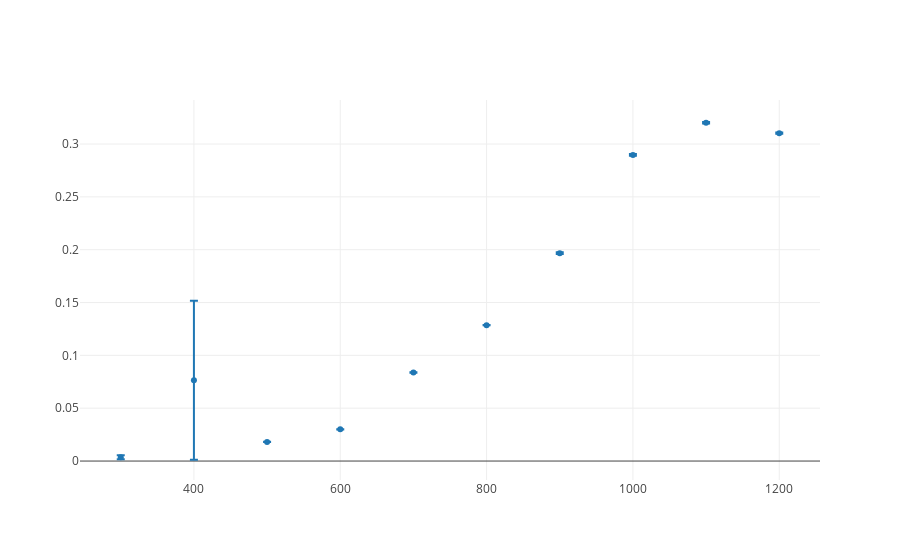

The notebook cell this image was saved under:
### Code cell
trace0 = go.Scatter(
    x = data[0],
    y = data[3],
    mode = 'markers',
    name = 'Testzelle',
    error_y=dict(
            type='data',
            array=errs,
            visible=True
        )
)

traces = [trace0]
plotly.offline.iplot(traces, filename='scatter-mode')
#[i * 5 for i in my_list]

### Figure 1 — Plotly figure (JSON) as saved in the notebook; plotly's stock layout.template omitted (floating-point values rounded to 4 significant figures)
{"data": [{"error_y": {"array": [0.001944, 0.07521, 0.0001172, 0.0001577, 0.0001581, 0.0001032, 0.000789, 0.0008704, 0.0007126, 0.0005527], "type": "data", "visible": true}, "mode": "markers", "name": "Testzelle", "type": "scatter", "uid": "a4adba39-5387-4446-b543-9b24ef139bec", "x": [300, 400, 500, 600, 700, 800, 900, 1000, 1100, 1200], "y": [0.003597, 0.07644, 0.01807, 0.03002, 0.08379, 0.1286, 0.1967, 0.2897, 0.3201, 0.3103]}], "layout": {}}
